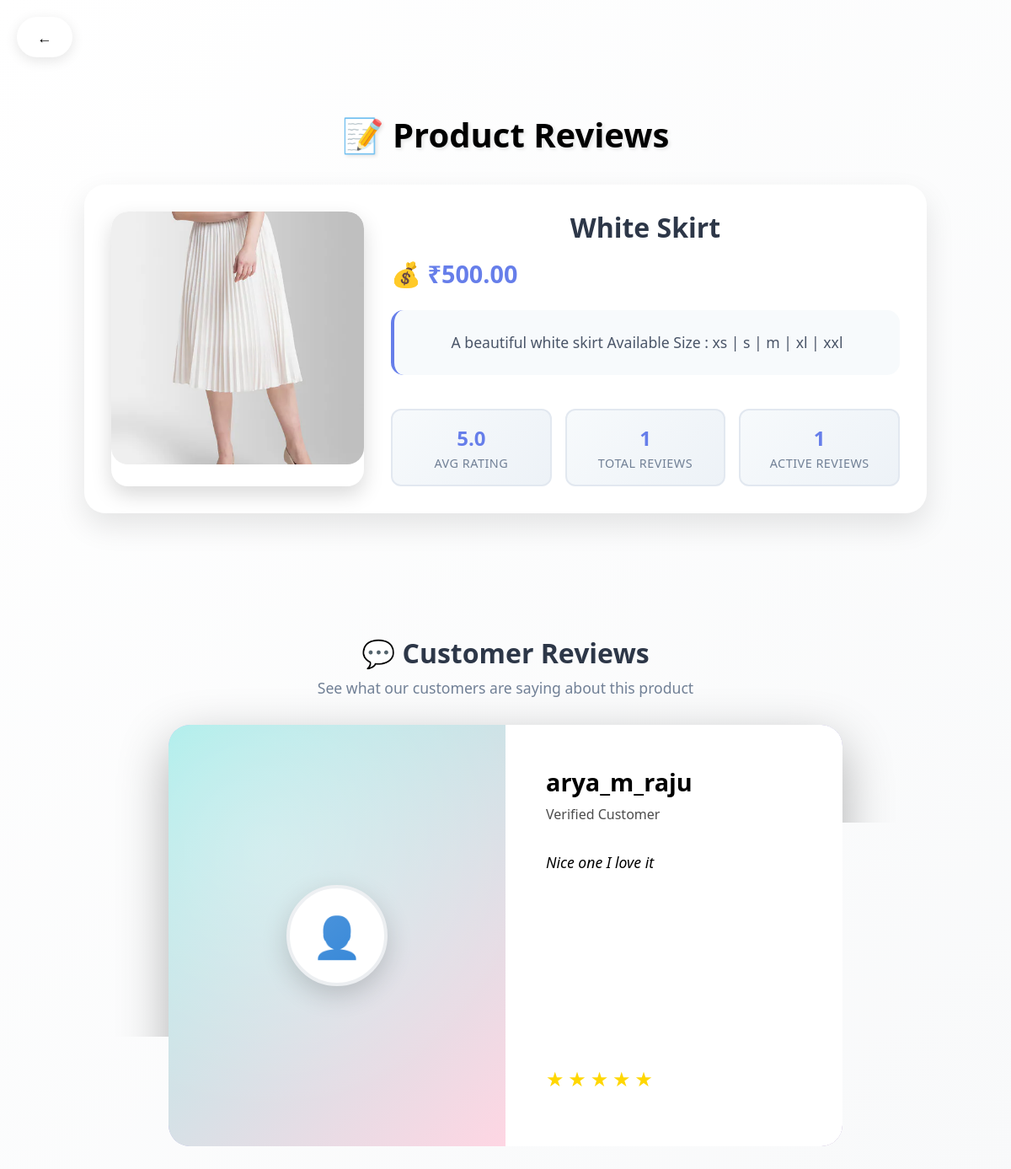
Screenshot of /products/4/reviews/ with the database file from the repository.
### reviewapp/models.py (models this page shows, shortened)
class Product(models.Model):
    name = models.CharField(max_length=100)
    description = models.TextField()
    price = models.DecimalField(max_digits=10, decimal_places=2)
    image = models.ImageField(upload_to='product_images/')

class Review(models.Model):
    product = models.ForeignKey(Product, related_name='reviews', on_delete=models.CASCADE)
    user = models.ForeignKey(CustomUser, on_delete=models.CASCADE)
    rating = models.IntegerField()
    comment = models.TextField()

class CustomUser(AbstractUser):
    ROLE_CHOICES = (
        ('admin', 'Admin'),
        ('user', 'User'),
    )
    role = models.CharField(max_length=10, choices=ROLE_CHOICES)
    groups = models.ManyToManyField(Group, related_name="customuser_set", blank=True)
    user_permissions = models.ManyToManyField(Permission, related_name="customuser_permissions_set", blank=True)

### reviewapp/views.py (the view)
# urls.py: path('products/<int:product_id>/reviews/',view_reviews, name='view_reviews'),
def view_reviews(request, product_id):
    product = get_object_or_404(Product, id=product_id)
    reviews = product.reviews.select_related('user').prefetch_related('likes')
    avg_rating = reviews.aggregate(avg_rating=Avg('rating'))['avg_rating']
    user_liked_review_ids = set()
    if request.user.is_authenticated:
        user_liked_review_ids = set(
            Like.objects.filter(user=request.user, review__in=reviews).values_list('review_id', flat=True)
        )
    for review in reviews:
        review.liked_by_user = review.id in user_liked_review_ids
    context = {
        'product': product,
        'reviews': reviews,
        'avg_rating': avg_rating,
    }
    return render(request, 'view_reviews.html', context)

### templates/view_reviews.html (shortened to what this page needs)
<!DOCTYPE html>
<html>
<head>
</head>
<body>
    <div class="nav-back">
        <a href="{% url 'user_dashboard' %}">
            ←
        </a>
    </div>
    <div class="container">
        <div class="header">
            <h1 class="page-title">📝 Product Reviews</h1>
            <div class="product-details">
                <div class="product-image-container">
                    <img src="{{ product.image.url }}" alt="{{ product.name }}" class="product-image">
                </div>
                <div class="product-info">
                    <h2 class="product-name">{{ product.name }}</h2>
                    <div class="product-price">💰 ₹{{ product.price }}</div>
                    <div class="product-description">
                        {{ product.description|truncatewords:30 }}
                    </div>
                    <div class="product-stats">
                        <div class="stat-card">
                            <div class="stat-number">{% if avg_rating %}{{ avg_rating|floatformat:1 }}{% else %}0.0{% endif %}</div>
                            <div class="stat-label">Avg Rating</div>
                        </div>
                        <div class="stat-card">
                            <div class="stat-number">{{ reviews.count }}</div>
                            <div class="stat-label">Total Reviews</div>
                        </div>
                        <div class="stat-card">
                            <div class="stat-number">{% if reviews %}{{ reviews|length }}{% else %}0{% endif %}</div>
                            <div class="stat-label">Active Reviews</div>
                        </div>
                    </div>
                </div>
            </div>
        </div>
        <div class="reviews-section">
            <div class="reviews-header">
                <h2 class="reviews-title">💬 Customer Reviews</h2>
                <p class="reviews-subtitle">See what our customers are saying about this product</p>
            </div>
            {% if reviews %}
                <div class="reviews-slider">
                    <div class="reviews-container" id="reviewsContainer">
                        {% for review in reviews %}
                        <div class="review-card">
                            <div class="review-image">
                                <div class="user-avatar">
                                    👤
                                </div>
                            </div>
                            <div class="review-content">
                                <div class="reviewer-name">{{ review.user.username }}</div>
                                <div class="reviewer-title">Verified Customer</div>
                                <div class="comment">
                                    {{ review.comment }}
                                </div>
                                <div class="review-rating">
                                    {% for i in "12345" %}
                                        {% if forloop.counter <= review.rating %}
                                            <span class="star">★</span>
                                        {% else %}
                                            <span class="star" style="color: rgba(255,255,255,0.3);">★</span>
                                        {% endif %}
                                    {% endfor %}
                                </div>
                            </div>
                        </div>
                        {% endfor %}
                    </div>
                </div>
            {% else %}
                <div class="no-reviews">
                    <p>No reviews available for this product yet.</p>
                    <p>Be the first to share your thoughts!</p>
                </div>
            {% endif %}
        </div>
    </div>
</body>
</html>

### rows the page displays
Product: image (picture), name "White Skirt", price "500.00", description "A beautiful white skirt Available Size : xs | s | m | xl | xxl"
Review: user.username "arya_m_raju", comment "Nice one I love it", rating 5 (drawn)

### other values shown
{{ avg_rating|floatformat:1 }} "5.0"
{{ reviews.count }} "1"
{{ reviews|length }} "1"
